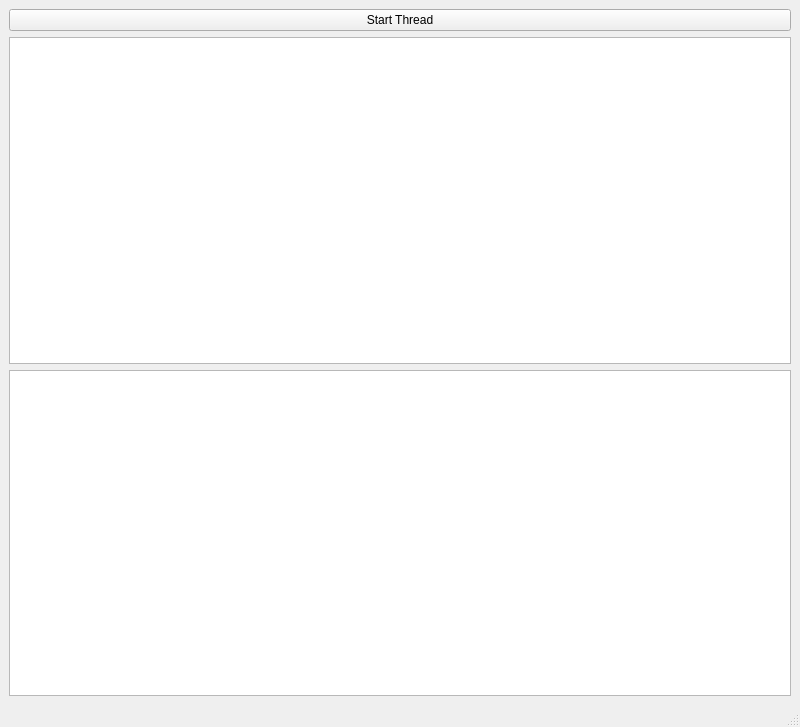
<?xml version="1.0" encoding="UTF-8"?>
<ui version="4.0">
 <class>MainWindow</class>
 <widget class="QMainWindow" name="MainWindow">
  <property name="geometry">
   <rect>
    <x>0</x>
    <y>0</y>
    <width>800</width>
    <height>727</height>
   </rect>
  </property>
  <property name="windowTitle">
   <string>StiCAN Configurator</string>
  </property>
  <widget class="QWidget" name="centralwidget">
   <property name="minimumSize">
    <size>
     <width>800</width>
     <height>700</height>
    </size>
   </property>
   <layout class="QVBoxLayout" name="verticalLayout">

    <!-- 🚀 Added Start Button -->
    <item>
     <widget class="QPushButton" name="startButton">
      <property name="text">
       <string>Start Thread</string>
      </property>
     </widget>
    </item>

    <item>
     <widget class="QTextBrowser" name="textBrowser"/>
    </item>
    <item>
     <widget class="QGraphicsView" name="WavesView"/>
    </item>
   </layout>
  </widget>
  <widget class="QStatusBar" name="statusbar"/>
 </widget>
 <resources/>
 <connections/>
</ui>
